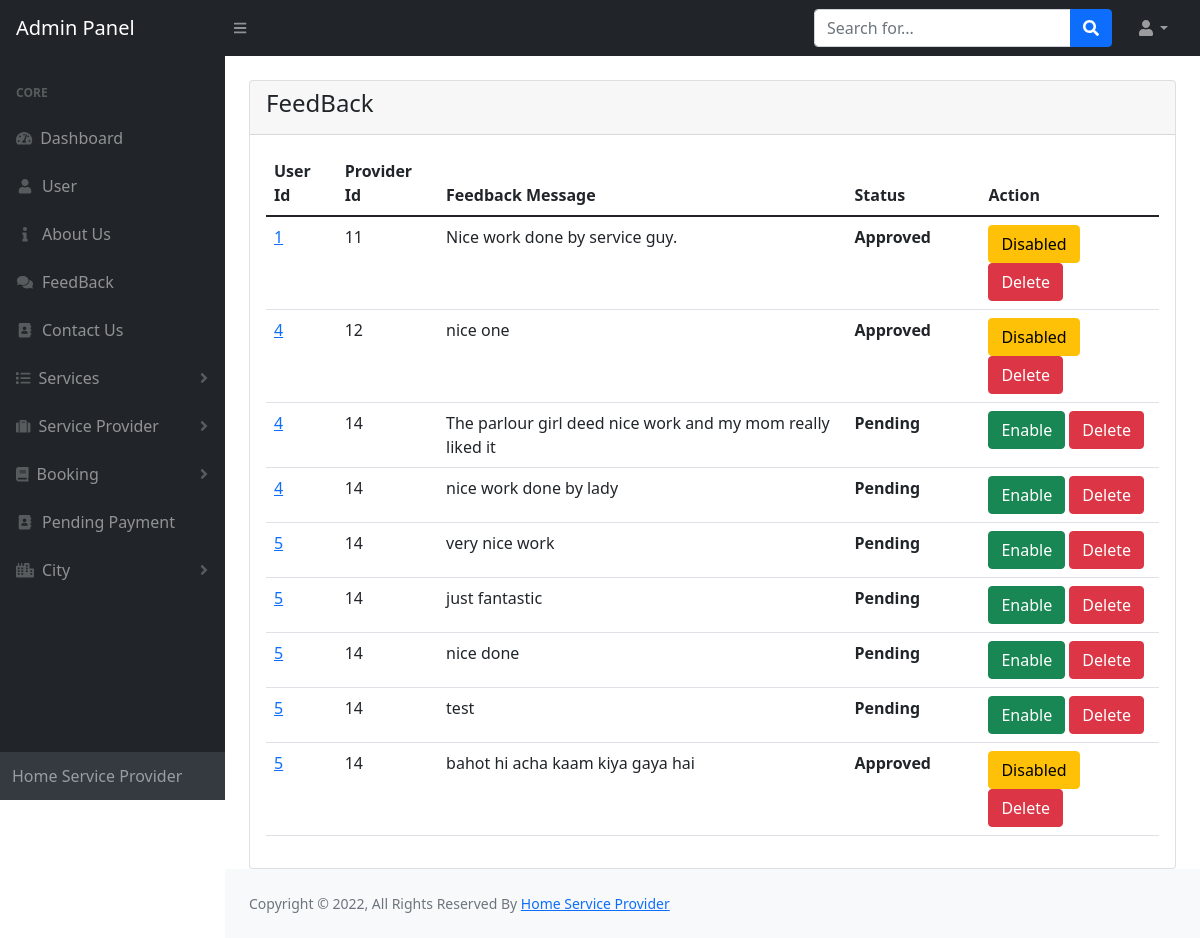
The app's page /admin/feedback.php with its own data.
### tables this page shows
CREATE TABLE `feedback` (
  `fid` int(11) NOT NULL,
  `uid` int(11) NOT NULL,
  `pid` int(11) NOT NULL,
  `description` varchar(250) NOT NULL,
  `date` date NOT NULL DEFAULT current_timestamp(),
  `status` tinyint(1) NOT NULL
);

### admin/feedback.php (the view, shortened to what this page needs)
<?php
include('includes/header.php');
?>
<div class="container-fluid px-4">
     <div class="row mt-4">
        <div class="col-md-12">
            <div class="card">
                <div class="card-header">
                    <h4>FeedBack
                    </h4>
                </div>
                <div class="card-body">
                <table class="table table-resposive">
                        <thead>
                            <tr>
                            <th width="">User Id</th>
                            <th width="">Provider Id</th>
                            <th width="">Feedback Message</th>
                            <th width="15%">Status</th>
                            <th width="20%">Action</th>
                            </tr>
                        </thead>
                        <tbody>
                        <?php
													      include("includes/conn.php");
       												  $sql = 'SELECT * from feedback';
        											 $result =  mysqli_query($conn , $sql);
    											     if (mysqli_num_rows($result) > 0) {
          													  while($row = mysqli_fetch_row($result)) {
									?>
                        <tr>
                                        <td width=""><a href="user1.php?id=<?php echo $row[1]; ?>"><?php echo $row[1];?></a>  </td>
                                        <td width=""><?php echo $row[2];?></td>
                                        <td width=""><?php echo $row[3];?></td>
                                        <td width=""><?php if($row[5]=='1'){?>
                                        <strong><?php echo "Approved"; ?></strong><?php	} else {?>
                                        <strong><?php echo "Pending"; ?></strong><?php }	?></td>
                                        <td width="20%"><?php if($row[5]=='1'){?>
                                        <a   href="disable.php?id=<?php echo $row[0]; ?>">	<span class="btn btn-warning">Disabled</span></a>
                                        <a  href="del.php?id=<?php echo $row[0]; ?>">	<span class="btn btn-danger">Delete</span></a>
                                        <?php	} else {?>
                                        <a   href="Enable.php?id=<?php echo $row[0]; ?>">	<span class="btn btn-success">Enable</span></a>
                                        <a  href="del.php?id=<?php echo $row[0]; ?>">	<span class="btn btn-danger">Delete</span></a>
                                        <?php }	?></td>
                                    </tr>
                                     <?php
                                                 }}?>
                        </tbody>
                    </table>
                </div>
            </div>
        </div>
     </div>
<?php
include('includes/footer.php');
include('includes/scripts.php');
?>

### records on screen
feedback: uid "1", pid "11", description "Nice work done by service guy.", status "Approved"
feedback: uid "4", pid "12", description "nice one", status "Approved"
feedback: uid "4", pid "14", description "The parlour girl deed nice work and my mom really liked it", status "Pending"
feedback: uid "4", pid "14", description "nice work done by lady", status "Pending"
feedback: uid "5", pid "14", description "very nice work", status "Pending"
feedback: uid "5", pid "14", description "just fantastic", status "Pending"
feedback: uid "5", pid "14", description "nice done", status "Pending"
feedback: uid "5", pid "14", description "test", status "Pending"
feedback: uid "5", pid "14", description "bahot hi acha kaam kiya gaya hai", status "Approved"
